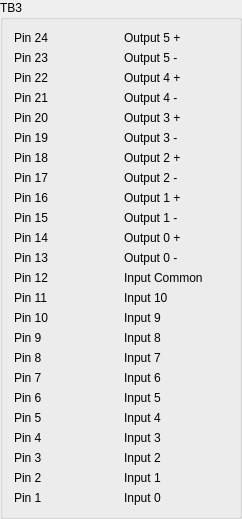
           <widget class="QGroupBox" name="gridGroupBox_3">
            <property name="geometry">
             <rect>
              <x>505</x>
              <y>9</y>
              <width>242</width>
              <height>499</height>
             </rect>
            </property>
            <property name="title">
             <string>TB3</string>
            </property>
            <layout class="QGridLayout" name="gridLayout_44">
             <item row="2" column="0">
              <widget class="QLabel" name="label_363">
               <property name="text">
                <string>Pin 22</string>
               </property>
              </widget>
             </item>
             <item row="0" column="0">
              <widget class="QLabel" name="label_364">
               <property name="text">
                <string>Pin 24</string>
               </property>
              </widget>
             </item>
             <item row="8" column="0">
              <widget class="QLabel" name="label_365">
               <property name="text">
                <string>Pin 16</string>
               </property>
              </widget>
             </item>
             <item row="5" column="0">
              <widget class="QLabel" name="label_366">
               <property name="text">
                <string>Pin 19</string>
               </property>
              </widget>
             </item>
             <item row="15" column="0">
              <widget class="QLabel" name="label_367">
               <property name="text">
                <string>Pin 9</string>
               </property>
              </widget>
             </item>
             <item row="4" column="0">
              <widget class="QLabel" name="label_368">
               <property name="text">
                <string>Pin 20</string>
               </property>
              </widget>
             </item>
             <item row="11" column="0">
              <widget class="QLabel" name="label_369">
               <property name="text">
                <string>Pin 13</string>
               </property>
              </widget>
             </item>
             <item row="9" column="0">
              <widget class="QLabel" name="label_370">
               <property name="text">
                <string>Pin 15</string>
               </property>
              </widget>
             </item>
             <item row="13" column="0">
              <widget class="QLabel" name="label_371">
               <property name="text">
                <string>Pin 11</string>
               </property>
              </widget>
             </item>
             <item row="16" column="0">
              <widget class="QLabel" name="label_372">
               <property name="text">
                <string>Pin 8</string>
               </property>
              </widget>
             </item>
             <item row="6" column="0">
              <widget class="QLabel" name="label_373">
               <property name="text">
                <string>Pin 18</string>
               </property>
              </widget>
             </item>
             <item row="12" column="0">
              <widget class="QLabel" name="label_374">
               <property name="text">
                <string>Pin 12</string>
               </property>
              </widget>
             </item>
             <item row="1" column="0">
              <widget class="QLabel" name="label_375">
               <property name="text">
                <string>Pin 23</string>
               </property>
              </widget>
             </item>
             <item row="10" column="0">
              <widget class="QLabel" name="label_376">
               <property name="text">
                <string>Pin 14</string>
               </property>
              </widget>
             </item>
             <item row="3" column="0">
              <widget class="QLabel" name="label_377">
               <property name="text">
                <string>Pin 21</string>
               </property>
              </widget>
             </item>
             <item row="17" column="0">
              <widget class="QLabel" name="label_378">
               <property name="text">
                <string>Pin 7</string>
               </property>
              </widget>
             </item>
             <item row="18" column="0">
              <widget class="QLabel" name="label_379">
               <property name="text">
                <string>Pin 6</string>
               </property>
              </widget>
             </item>
             <item row="19" column="0">
              <widget class="QLabel" name="label_380">
               <property name="text">
                <string>Pin 5</string>
               </property>
              </widget>
             </item>
             <item row="20" column="0">
              <widget class="QLabel" name="label_381">
               <property name="text">
                <string>Pin 4</string>
               </property>
              </widget>
             </item>
             <item row="21" column="0">
              <widget class="QLabel" name="label_382">
               <property name="text">
                <string>Pin 3</string>
               </property>
              </widget>
             </item>
             <item row="22" column="0">
              <widget class="QLabel" name="label_383">
               <property name="text">
                <string>Pin 2</string>
               </property>
              </widget>
             </item>
             <item row="23" column="0">
              <widget class="QLabel" name="label_384">
               <property name="text">
                <string>Pin 1</string>
               </property>
              </widget>
             </item>
             <item row="14" column="0">
              <widget class="QLabel" name="label_385">
               <property name="text">
                <string>Pin 10</string>
               </property>
              </widget>
             </item>
             <item row="7" column="0">
              <widget class="QLabel" name="label_386">
               <property name="text">
                <string>Pin 17</string>
               </property>
              </widget>
             </item>
             <item row="0" column="1">
              <widget class="QLabel" name="label_387">
               <property name="text">
                <string>Output 5 +</string>
               </property>
              </widget>
             </item>
             <item row="1" column="1">
              <widget class="QLabel" name="label_388">
               <property name="text">
                <string>Output 5 -</string>
               </property>
              </widget>
             </item>
             <item row="2" column="1">
              <widget class="QLabel" name="label_389">
               <property name="text">
                <string>Output 4 +</string>
               </property>
              </widget>
             </item>
             <item row="3" column="1">
              <widget class="QLabel" name="label_390">
               <property name="text">
                <string>Output 4 -</string>
               </property>
              </widget>
             </item>
             <item row="4" column="1">
              <widget class="QLabel" name="label_391">
               <property name="text">
                <string>Output 3 +</string>
               </property>
              </widget>
             </item>
             <item row="5" column="1">
              <widget class="QLabel" name="label_392">
               <property name="text">
                <string>Output 3 -</string>
               </property>
              </widget>
             </item>
             <item row="6" column="1">
              <widget class="QLabel" name="label_393">
               <property name="text">
                <string>Output 2 +</string>
               </property>
              </widget>
             </item>
             <item row="7" column="1">
              <widget class="QLabel" name="label_394">
               <property name="text">
                <string>Output 2 -</string>
               </property>
              </widget>
             </item>
             <item row="8" column="1">
              <widget class="QLabel" name="label_395">
               <property name="text">
                <string>Output 1 +</string>
               </property>
              </widget>
             </item>
             <item row="9" column="1">
              <widget class="QLabel" name="label_396">
               <property name="text">
                <string>Output 1 -</string>
               </property>
              </widget>
             </item>
             <item row="10" column="1">
              <widget class="QLabel" name="label_397">
               <property name="text">
                <string>Output 0 +</string>
               </property>
              </widget>
             </item>
             <item row="11" column="1">
              <widget class="QLabel" name="label_398">
               <property name="text">
                <string>Output 0 -</string>
               </property>
              </widget>
             </item>
             <item row="12" column="1">
              <widget class="QLabel" name="label_399">
               <property name="text">
                <string>Input Common</string>
               </property>
              </widget>
             </item>
             <item row="13" column="1">
              <widget class="QLabel" name="label_400">
               <property name="text">
                <string>Input 10</string>
               </property>
              </widget>
             </item>
             <item row="14" column="1">
              <widget class="QLabel" name="label_401">
               <property name="text">
                <string>Input 9</string>
               </property>
              </widget>
             </item>
             <item row="15" column="1">
              <widget class="QLabel" name="label_402">
               <property name="text">
                <string>Input 8</string>
               </property>
              </widget>
             </item>
             <item row="16" column="1">
              <widget class="QLabel" name="label_403">
               <property name="text">
                <string>Input 7</string>
               </property>
              </widget>
             </item>
             <item row="17" column="1">
              <widget class="QLabel" name="label_404">
               <property name="text">
                <string>Input 6</string>
               </property>
              </widget>
             </item>
             <item row="18" column="1">
              <widget class="QLabel" name="label_405">
               <property name="text">
                <string>Input 5</string>
               </property>
              </widget>
             </item>
             <item row="19" column="1">
              <widget class="QLabel" name="label_406">
               <property name="text">
                <string>Input 4</string>
               </property>
              </widget>
             </item>
             <item row="20" column="1">
              <widget class="QLabel" name="label_407">
               <property name="text">
                <string>Input 3</string>
               </property>
              </widget>
             </item>
             <item row="21" column="1">
              <widget class="QLabel" name="label_408">
               <property name="text">
                <string>Input 2</string>
               </property>
              </widget>
             </item>
             <item row="22" column="1">
              <widget class="QLabel" name="label_409">
               <property name="text">
                <string>Input 1</string>
               </property>
              </widget>
             </item>
             <item row="23" column="1">
              <widget class="QLabel" name="label_410">
               <property name="text">
                <string>Input 0</string>
               </property>
              </widget>
             </item>
            </layout>
           </widget>
